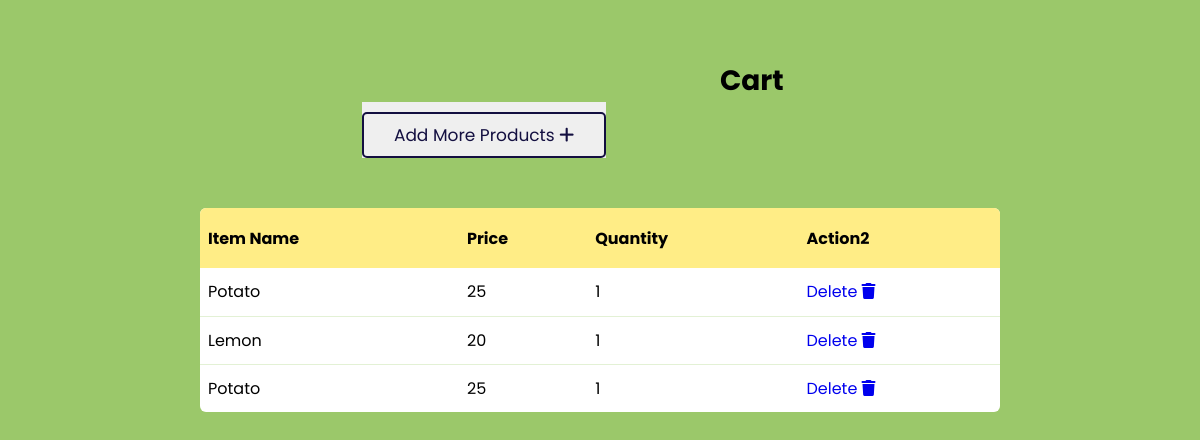
Page /cart.php?itemid=4 (signed in) on the committed database.
### tables this page shows
CREATE TABLE `cart` (
  `ID` int(10) NOT NULL,
  `item_name` varchar(20) NOT NULL,
  `price` int(5) NOT NULL,
  `quantity` int(5) NOT NULL,
  `user_mobile` varchar(10) NOT NULL
);

### cart.php (the view, shortened to what this page needs)
<?php
include "./head.php";
include "./connect.php";
?>
<!DOCTYPE html>
<html>
<head>
  <link rel="stylesheet" href="cart.css">
</head>
<body>
  <h1><u>Cart</u></h1>
  <table>
    <thead>
      <tr>
        <th>item Name</th>
        <th>Price</th>
        <th>Quantity</th>
        <th>Action2</th>
      </tr>
      <thead>
      <tbody>
        <?php
        $itemid = $_GET["itemid"];
        $select_products = mysqli_query($conn, "SELECT * FROM `items` where ItemID='$itemid'") or die('query failed');
        if (mysqli_num_rows($select_products) > 0) {
          ?>
          <?php
          $select_products = mysqli_query($conn, "SELECT * FROM `cart` ") or die('query failed');
          if (mysqli_num_rows($select_products) > 0) {
            while ($fetch_products = mysqli_fetch_assoc($select_products)) {
              ?>
              <tr>
                <td> <?php echo $fetch_products["item_name"] ?> </td>
                <td><?php echo $fetch_products["price"] ?> </td>
                <td>1</td>
                <?php $product_id = $fetch_products["ID"]; ?>
                <td><a href="cart-delete.php?product_id=<?php echo $product_id ?>">delete <i class="fas fa-trash"></i></a>
                </td>
              </tr>
              <?php
            }
            echo " <div class='btn-container'>
                            <button type='submit' name='cart'><a href='home.php' class='btn' >Add More Products <i class='fa-solid fa-plus'></i></a></button>
                        </div>";
          } else {
            echo '<p class="heading">no products added yet!</p>';
          }
          ?>
          <?php
        } else {
          echo '<p class="heading">no products added yet!</p>';
        }
        ?>
</body>
</html>

### style.css (style rules this page uses)
:root { --green: #50C878; --black: #130f40; --red: #dc3545; --lavender:lavender; --white:white; --light-color: #666; --box-shadow: 0 0.5rem 1rem rgba(0, 0, 0, 0.1); --border: 0.2rem solid rgba(0, 0, 0, 0.1); --outline: 0.1rem solid rgba(0, 0, 0, 0.1); --outline-hover: 0.2rem solid var(--black); }
* { font-family: "Poppins", sans-serif; margin: 0; padding: 0; box-sizing: border-box; outline: none; border: none; text-decoration: none; text-transform: capitalize; transition: all 0.2s linear; }
html { font-size: 62.5%; overflow-x: hidden; scroll-behavior: smooth; scroll-padding-top: 7rem; }
body { background: #eee; }
.btn { margin-top: 1rem; display: inline-block; padding: 0.8rem 3rem; font-size: 1.7rem; border-radius: 0.5rem; border: 0.2rem solid var(--black); color: var(--black); cursor: pointer; background: none; }
.btn-container { width: 80%; display: flex; justify-content: space-evenly; }

### cart.css (style rules this page uses)
table { border-spacing: 1; border-collapse: collapse; background: white; border-radius: 6px; overflow: hidden; max-width: 800px; width: 100%; margin: 0 auto; position: relative; margin-top: 50px; }
table * { position: relative; }
table td, table th { padding-left: 8px; }
table thead tr { height: 60px; background: #FFED86; font-size: 16px; }
table tbody tr { height: 48px; border-bottom: 1px solid #E3F1D5; }
table tbody tr:last-child { border: 0; }
table td, table th { text-align: left; }
h1 { align-items: center; margin-top: 40px; margin-left: 700px; }
body { background: #9BC86A; font: 400 14px 'Calibri', 'Arial'; padding: 20px; }

### rows in the picture
cart: item_name "Potato", price "25"
cart: item_name "Lemon", price "20"
cart: item_name "Potato", price "25"
